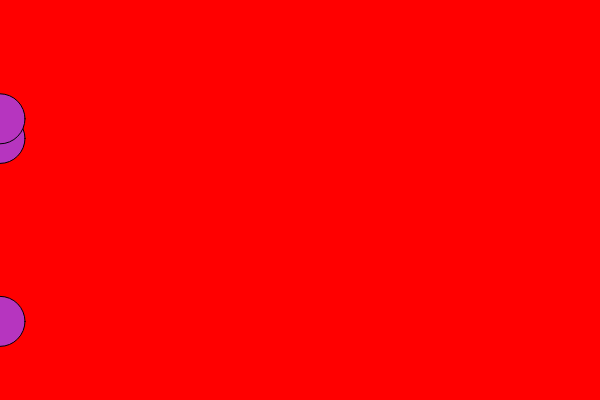
Frame 1 (no input)
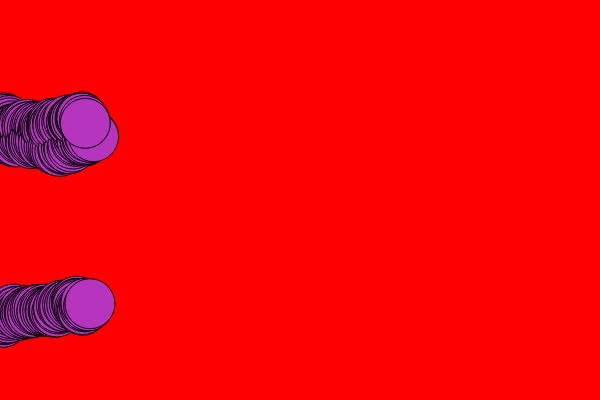
Frame 60 (no input)
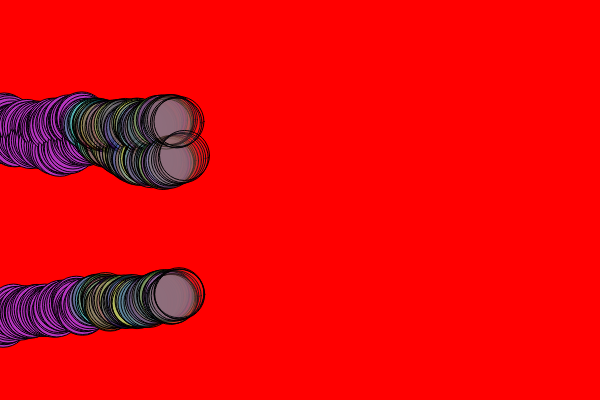
Frame 120 (the mouse pressed at the canvas centre since frame 60)

The p5.js sketch that drew these frames (run headless with seeded random() and noise() and a simulated clock; from frame 60 on, the mouse is pressed at the canvas centre):

// p5.js sketch
// ── sketch.js
let cor;
let circuloX; // horizontal
let circuloY; // vertical

function setup() {
  createCanvas(600, 400);
  background(color(600, 0 , 0));
  cor = color(random(0, 255), random(0, 255), random(0, 255));
  
  circuloX = [0, 0, 0];
  circuloY = [random(height), random(height), random(height)];
}

function draw() {
  
  fill(cor);
  
  for(let contador in circuloX) {
    circle(circuloX[contador], circuloY[contador], 50);    
    circuloX[contador]+= random(0,3);
    circuloY[contador]+= random(-3,3); 
    
    if(circuloX[contador] >= width){
      circuloX[contador] = 0;
      circuloY[contador] = random(height);
    }
  }
  
  if(mouseIsPressed){
    cor = color(random(0, 255), random(0, 255), random(0, 255), random(0, 100));
  }
}
